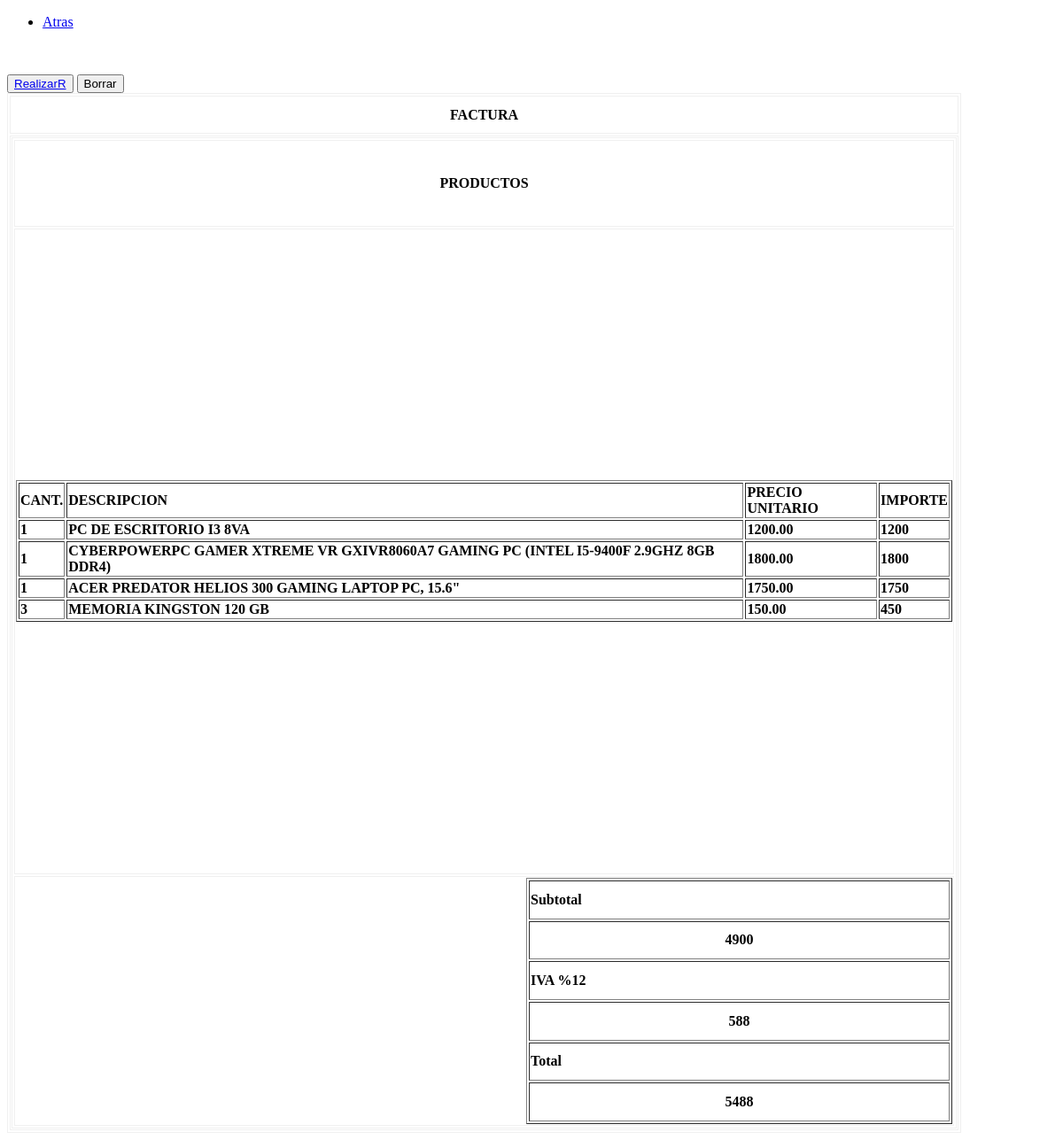
The page /admin/vista/factura.php?codio=3 on the database as committed earlier.
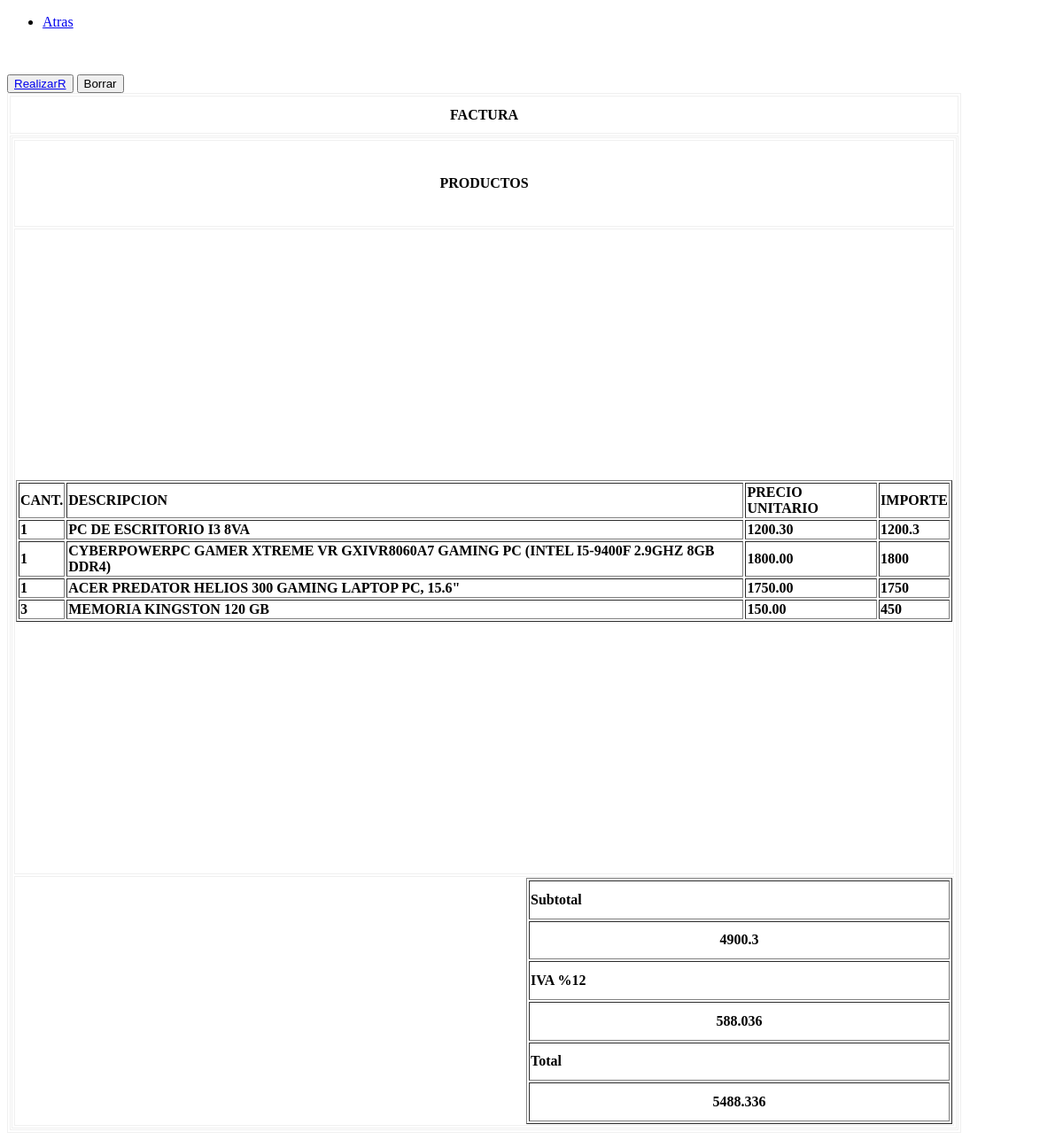
The same page on the database as committed later.
### tables this page shows
CREATE TABLE `pedidos` (
  `ped_id` int(11) NOT NULL,
  `pro_id` int(11) NOT NULL,
  `cod_usuario` int(11) NOT NULL,
  `ped_cantidad` int(11) NOT NULL,
  `ped_estado` varchar(11) NOT NULL
);

CREATE TABLE `productos` (
  `prod_id` int(11) NOT NULL,
  `prod_descripcion` varchar(250) NOT NULL,
  `prod_caracteristica` varchar(250) NOT NULL,
  `prod_precio` decimal(10,2) NOT NULL,
  `prod_stock` int(11) NOT NULL,
  `prod_foto` varchar(200) NOT NULL,
  `prod_eliminado` varchar(100) NOT NULL
);

### admin/vista/factura.php (the view, shortened to what the changed rows need)
<!DOCTYPE html
    PUBLIC "-//W3C//DTD XHTML 1.0 Transitional//EN" "http://www.w3.org/TR/xhtml1/DTD/xhtml1-transitional.dtd">
<html xmlns="http://www.w3.org/1999/xhtml">
<head>
</head>
<body>
    <table width="1069" height="325" border="1" bordercolor="#F0F0F0" bgcolor="#FFFFFF" action="com.php">
        <tr background="">
            <th width="800" height="39" bgcolor="#FFFFFF" scope="col">FACTURA</th>
        </tr>
        <tr>
            <th height="42" background="" bgcolor="#FFFFFF" scope="col">
                <table width="1067" height="1119" border="1" align="center" bordercolor="#F0F0F0">
                    <tr>
                        <td colspan="5" class="Estilo9">
                        </td>
                    </tr>
                    <tr>
                        <td colspan="5" class="Estilo9">
                            <div align="center" class="Estilo11">
                                <table width="100%" border="1" align="center">
                                    <?php
                                    $codio= $_GET['codio'];
                                    include '../config/conexionDB.php';
                                    $sql    = "SELECT * FROM pedidos WHERE cod_usuario = '$codio';";
                                    $result = $conn->query($sql);
                                    if ($result->num_rows > 0) {
                                        while ($row = $result->fetch_assoc()) {
                                            $pro     = $row["pro_id"];
                                            $sql2    = "SELECT * FROM productos WHERE prod_id = '$pro';";
                                            $result2 = $conn->query($sql2);
                                            $rl      = mysqli_fetch_assoc($result2);
                                            $rlt = $rl["prod_caracteristica"];
                                            $rlt2 = $rl["prod_precio"];
                                            $rlt3 = $row["ped_cantidad"];
                                            $importe = $rlt2*$rlt3;
                                            echo "<tr>";
                                            echo "<td>" . $rlt3 ."</td>";
                                            echo "<td>" . $rlt . "</td>";
                                            echo "<td>" . $rlt2 . "</td>";
                                            echo "<td>" . $importe . "</td>";
                                            echo "</tr>";
                                        }
                                    } else {
                                        echo "<tr>";
                                        echo " <td colspan='4'> No existen Mensajes Recibidos</td>";
                                        echo "</tr>";
                                    }
                                    ?>
                                </table>
                            </div>
                        </td>
                    </tr>
                    <tr>
                        <td height="62" colspan="2" class="Estilo9">
                            <table width="481" height="278" border="1" align="right">
                                <tr>
                                    <?php
                                    include '../config/conexionDB.php';
                                    $sql    = "SELECT * FROM pedidos WHERE cod_usuario = '$codio';";
                                    $result = $conn->query($sql);
                                    $sub2 = 0 ;
                                    if ($result->num_rows > 0) {
                                        while ($row = $result->fetch_assoc()) {
                                            $pro     = $row["pro_id"];
                                            $sql2    = "SELECT * FROM productos WHERE prod_id = '$pro';";
                                            $result2 = $conn->query($sql2);
                                            $rl      = mysqli_fetch_assoc($result2);
                                            $rlt4 =  $rl["prod_precio"];
                                            $sub2 += $rlt4;
                                        }
                                    } else {
                                        echo "<tr>";
                                        echo " <td colspan='4'> No existen Mensajes Recibidos</td>";
                                        echo "</tr>";
                                    }
                                        echo "<tr>";
                                        echo "<td>" . $sub2 . "</td>";
                                        echo "</tr>";
                                    ?>
                                </tr>
                                <tr>
                                    <?php
                                    include '../config/conexionDB.php';
                                    $sql    = "SELECT * FROM pedidos WHERE cod_usuario = '$codio';";
                                    $result = $conn->query($sql);
                                    $sub2 = 0 ;
                                    if ($result->num_rows > 0) {
                                        while ($row = $result->fetch_assoc()) {
                                            $pro     = $row["pro_id"];
                                            $sql2    = "SELECT * FROM productos WHERE prod_id = '$pro';";
                                            $result2 = $conn->query($sql2);
                                            $rl      = mysqli_fetch_assoc($result2);
                                            $rlt4 = $rl["prod_precio"];
                                            $sub2 += $rlt4;
                                            $iva = ($sub2*12)/100;
                                        }
                                    } else {
                                        echo "<tr>";
                                        echo " <td colspan='4'> No existen Mensajes Recibidos</td>";
                                        echo "</tr>";
                                    }
                                    echo "<tr>";
                                    echo "<td>" . $iva . "</td>";
                                    echo "</tr>";
                                    ?>
                                </tr>
                                <tr>
                                    <?php
                                    include '../config/conexionDB.php';
                                    $sql    = "SELECT * FROM pedidos WHERE cod_usuario = '$codio';";
                                    $result = $conn->query($sql);
                                    $sub2 = 0 ;
                                    if ($result->num_rows > 0) {
                                        while ($row = $result->fetch_assoc()) {
                                            $pro     = $row["pro_id"];
                                            $sql2    = "SELECT * FROM productos WHERE prod_id = '$pro';";
                                            $result2 = $conn->query($sql2);
                                            $rl      = mysqli_fetch_assoc($result2);
                                            $rlt4 = $rl["prod_precio"];
                                            $sub2 += $rlt4;
                                            $iva = ($sub2*12)/100;
                                        }
                                    }else{
                                        echo "<tr>";
                                        echo " <td colspan='4'> No existen Mensajes Recibidos</td>";
                                        echo "</tr>";
                                    }
                                    $total = $sub2 + $iva;
                                    echo "<tr>";
                                    echo "<td>" . $total . "</td>";
                                    echo "</tr>";
                                    ?>
                                </tr>
                            </table>
                        </td>
                    </tr>
                </table>
            </th>
        </tr>
    </table>
<body>
</html>

Rows that differ between the two databases and show on the page:
changed through a linked row, pedidos "PC DE ESCRITORIO I3 8VA": productos.prod_precio "1200.00" → "1200.30"; ped_cantidad.prod_precio "1200" → "1200.3"
Other text that changed with them:
$sub2: "4900" → "4900.3"
$iva: "588" → "588.036"
$total: "5488" → "5488.336"
